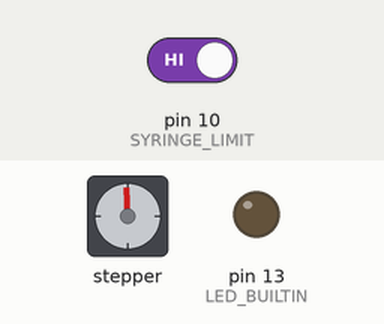
Recording of a sketch running on a simulated Arduino Uno, built with avr-gcc and run on an emulated ATmega328P. Shown: stepper motor, output pins drawn as LEDs (lit = HIGH). The inputs (shaded band) are chosen by the test bench; at power-on: pin 10 (SYRINGE_LIMIT) HIGH. Stepper angles assume 2048 steps per turn; what the sketch prints to the serial monitor is not drawn.

Above: at 0.1 s.
At 1.8 s:
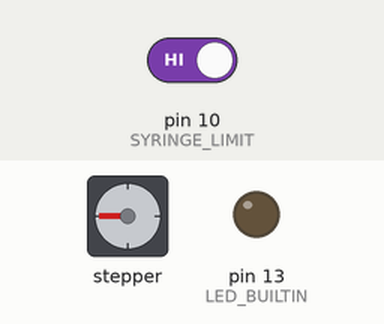
1.9 s: pin 10 (SYRINGE_LIMIT) driven LOW
At 2.4 s:
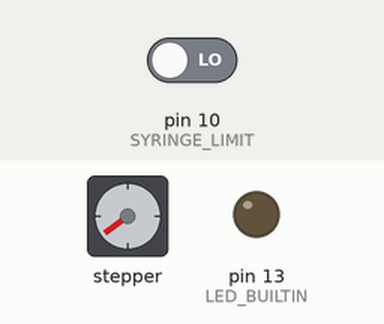
Timing chart, 0 to 4.9 s (numbered marks = the images above; inputs shaded):
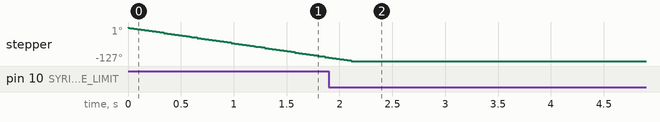

The sketch:

arduino-syringe.ino
```cpp
#include <Wire.h>
#include <Stepper.h>
// { constants
const int stepsPerRevolution = 2048;
const int stepsPerML=stepsPerRevolution/1.7; // negative pushes down
const int SYRINGE_LIMIT = 10;
const int STEPPER_IN1 = 4;
const int STEPPER_IN2 = 5;
const int STEPPER_IN3 = 6;
const int STEPPER_IN4 = 7;
// }
float waterML=0;

Stepper myStepper = Stepper(stepsPerRevolution, STEPPER_IN1, STEPPER_IN3, STEPPER_IN2, STEPPER_IN4);

// the setup function runs once when you press reset or power the board
void setup() {
  Serial.begin(9600);
  myStepper.setSpeed(10);
  stepperOff();
  pinMode(SYRINGE_LIMIT, INPUT_PULLUP);
  pinMode(LED_BUILTIN, OUTPUT);
  Serial.println("booted\n");
  Wire.begin(8);
  Wire.onRequest(requestEvent);
  emptySyringe();
}

void loop() {
  delay(100);
}

void requestEvent(int howMany) {
  digitalWrite(LED_BUILTIN, HIGH);
  while(1<Wire.available()) {
    char c=Wire.read();
    Serial.print(c);
  }
  int x=Wire.read();
  Serial.println(x);
  Wire.write('request received');
  delay(500);
  digitalWrite(LED_BUILTIN, LOW);
  delay(500);
}

void syringe(float ml) {
  myStepper.step(stepsPerML * ml);
  waterML+=ml;
  stepperOff();
}

void emptySyringe() {
  int val=1;
  do {
    myStepper.step(-stepsPerML/10);
    val=digitalRead(SYRINGE_LIMIT);
  } while(val);
  waterML=0;
  stepperOff();
}

void stepperOff() {
  digitalWrite(STEPPER_IN1, LOW);
  digitalWrite(STEPPER_IN2, LOW);
  digitalWrite(STEPPER_IN3, LOW);
  digitalWrite(STEPPER_IN4, LOW);
}
```

Measured:
- after the input at 1.9 s, stepper: goes on until 2.1 s, then stays -127°
